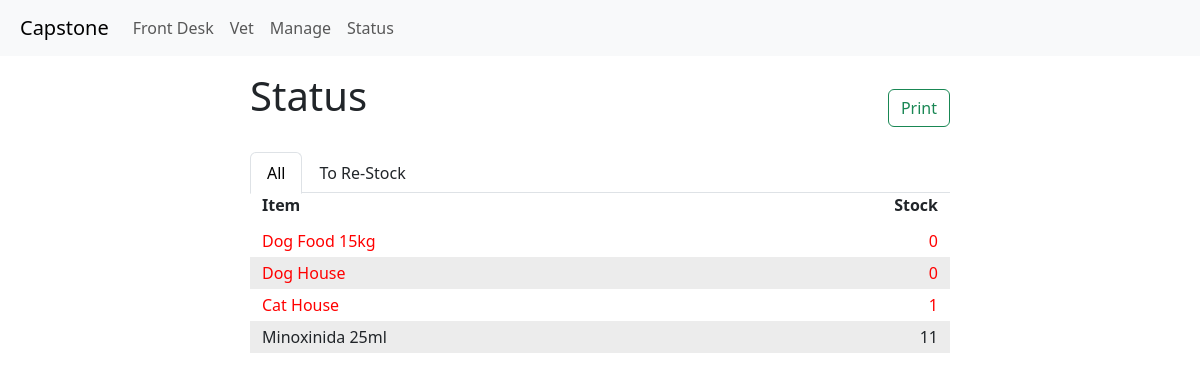
The page /status on the database as committed earlier.
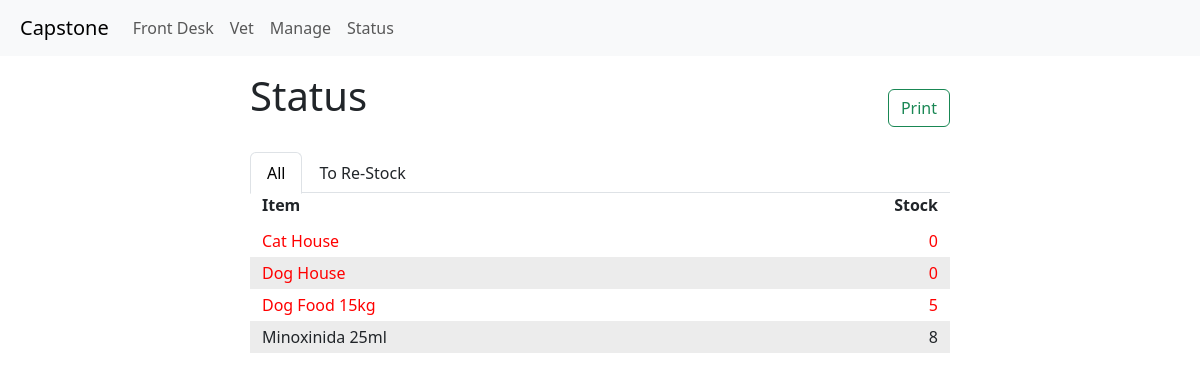
The same page on the database as committed later.
### item_track/models.py (models this page shows, shortened)
class Item(models.Model):
    id = models.AutoField(primary_key=True)
    name = models.CharField(max_length=64)
    description = models.CharField(max_length=256, blank=True, null=True)
    barcode = models.CharField(max_length=64, blank=True, null=True)
    image = models.ImageField(upload_to="item_track/images", blank=True, null=True)
    category = models.ManyToManyField("Category", blank=True, related_name="items")
    price = models.DecimalField(max_digits=10, decimal_places=2, blank=True, null=True)
    stock = models.IntegerField(blank=True, null=True)
    stock_min = models.IntegerField(blank=True, null=True)
    date_added = models.DateTimeField(auto_now_add=True)
    date_modified = models.DateTimeField(auto_now=True)
    expiration_date = models.DateTimeField(blank=True, null=True)
    active = models.BooleanField(default=True)
    def __str__(self):
        return f"{self.name}"

### item_track/views.py (the view)
# urls.py: path("status", views.status, name="status"),
def status(request):
    items = Item.objects.all()
    items = items.order_by('stock')
    return render(request, "item_track/status.html",{
        'items': items,
    })

### item_track/templates/item_track/status.html (shortened to what this page needs)
{% extends "item_track/layout.html" %}
{% load static %}
{% block body %}
    {% block head %}
    <div class="d-flex justify-content-center p-2">
    <div class="w-100" style="max-width: 700px;">
        <div class="d-flex align-items-center justify-content-between">
            <h1 class="pb-4 pt-2">Status</h1>
            <div>
                <button class="btn btn-outline-success" onclick="print_inform()">Print</button>
            </div>
        </div>
        <ul class="nav nav-tabs">
            <li class="nav-item">
                <a class="nav-link active" aria-current="page" id="all-items" onclick="all_items()">All</a>
            </li>
            <li class="nav-item">
                <a class="nav-link" id="re-stock-item" onclick="re_stock()">To Re-Stock</a>
            </li>
        </ul>
        <div class="container text-left pb-2">
            <div class="row">
                <div class="col">
                <b>Item</b>
                </div>
                <div class="col text-right">
                <b>Stock</b>
                </div>
            </div>
        </div>
        {% for item in items %}
        <div class="container item-row text-left {% if forloop.counter|divisibleby:2 %} even-row {% else %} odd-row {% endif %}
                    {% if item.stock < item.stock_min %} out-stock {% else %} with-stock {% endif %}"
                    style="display: block">
            <div class="row pb-1 pt-1">
                <div class="col">
                {{ item }}
                </div>
                <div class="col text-right">
                {{ item.stock }}
                </div>
                </div>
            </div>
        {% endfor %}
        </div>
    </div>
    </div>
    {% endblock %}
{% endblock %}

### item_track/templates/item_track/layout.html (shortened to what this page needs)
{% load static %}
<!DOCTYPE html>
<html lang="en">
    <head>
        <link rel="stylesheet" href="https://stackpath.bootstrapcdn.com/bootstrap/4.4.1/css/bootstrap.min.css">
        <link href="{% static 'item_track/styles.css' %}" rel="stylesheet">
        <link rel="stylesheet" href="https://cdnjs.cloudflare.com/ajax/libs/rangeslider.js/2.3.3/rangeslider.css">
        <link href="https://maxcdn.bootstrapcdn.com/bootstrap/4.5.2/css/bootstrap.min.css" rel="stylesheet">
        <link href="https://cdn.jsdelivr.net/npm/bootstrap@5.3.1/dist/css/bootstrap.min.css" rel="stylesheet">
    </head>
    <body>
      <nav class="navbar navbar-expand-lg bg-body-tertiary p-2">
        <div class="container-fluid">
          <a class="navbar-brand" href="{% url 'index' %}">Capstone</a>
          <div class="collapse navbar-collapse" id="navbarNav">
            <ul class="navbar-nav">
              <li class="nav-item">
                <a class="nav-link" href="{% url 'front_desk' %}">Front Desk</a>
              </li>
              <li class="nav-item">
                <a class="nav-link" href="{% url 'vet' %}">Vet</a>
              </li>
              <li class="nav-item">
                <a class="nav-link" href="{% url 'manage' %}">Manage</a>
              </li>
              <li class="nav-item">
                <a class="nav-link" href="{% url 'status' %}">Status</a>
              </li>
            </ul>
          </div>
        </div>
      </nav>
      <div class="body">
          {% block body %}
          {% endblock %}
    </body>
</html>

### item_track/static/item_track/styles.css (style rules this page uses)
.even-row { background-color: #ECECEC; }
.odd-row { background-color: #FFFFFF; }
.out-stock { color: red; }

Rows that differ between the two databases and show on the page:
changed Item "Cat House": stock "1" → "0"; moves up the list
shown differently, row unchanged: Item "Dog House": moves down the list
changed Item "Dog Food 15kg": stock "0" → "5"
changed Item "Minoxinida 25ml": stock "11" → "8"
